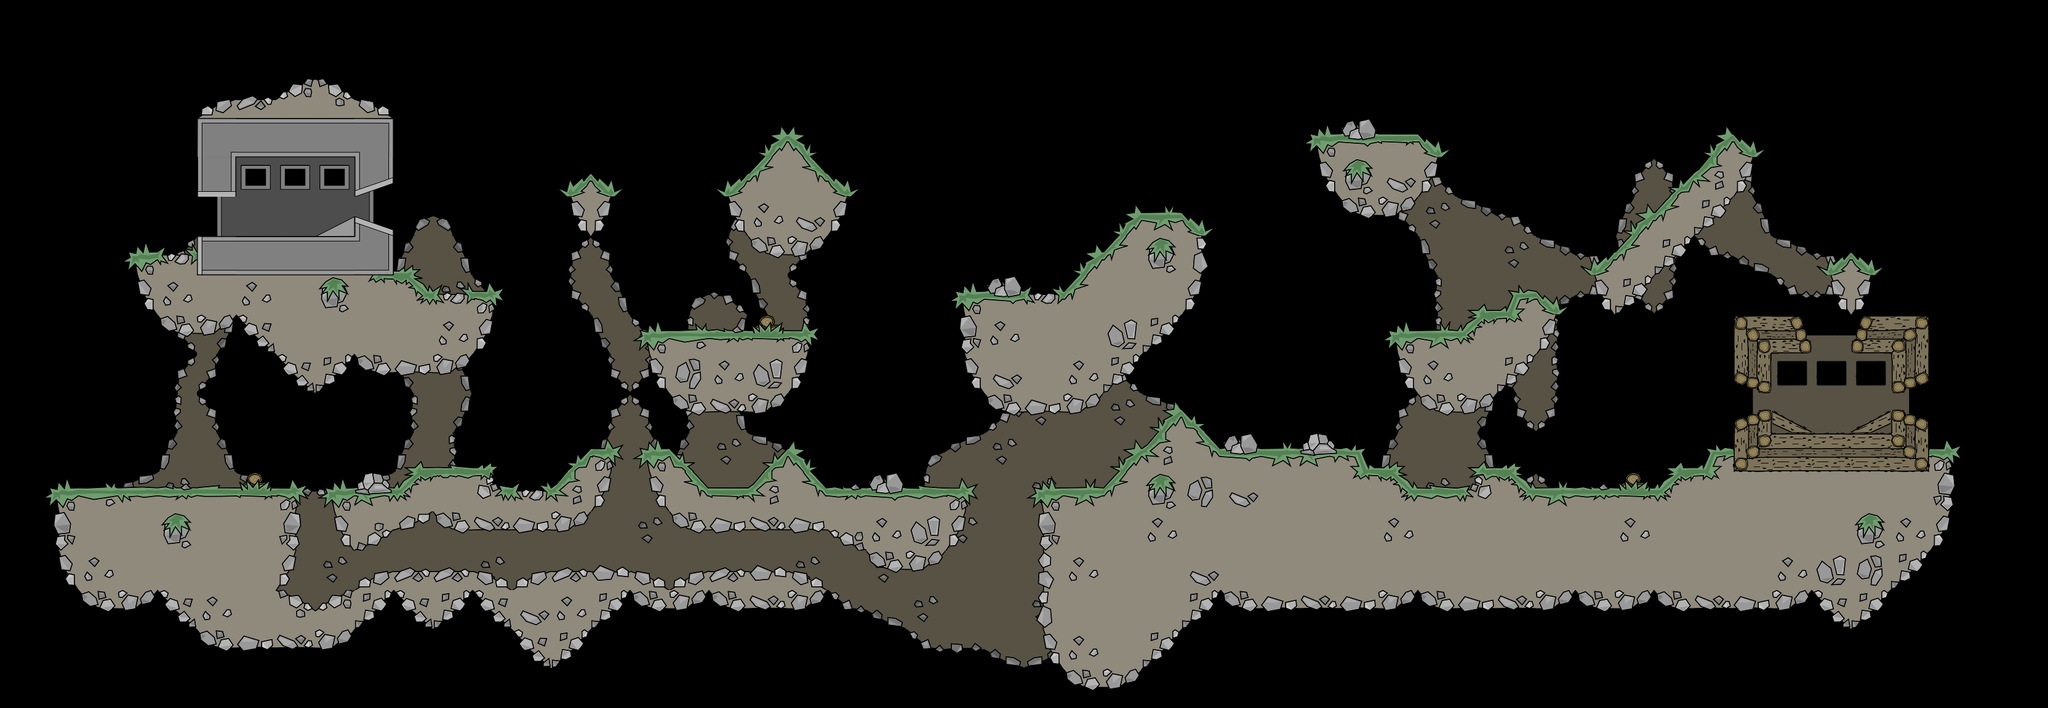

Below is a game level as drawn by its tile map, then a one-line description and the .tmx that defines it (tile-layer data replaced by summaries):
An orthogonal 52x18 tile map with 64x64 px tiles, 2 tile layers (tilebg, tile) and 23 objects (2x sp_p_04, 2x sp_p_05, 2x spritebg, wp_p_00, wp_p_02, ...).

<map version="1.0" orientation="orthogonal" width="52" height="18" tilewidth="64" tileheight="64">
 <tileset firstgid="1" source="t64_new.tsx" />
 <layer name="tilebg" width="52" height="18">
  <data>[936 cells, 212 non-empty, 35 distinct tile ids]</data>
 </layer>
 <layer name="tile" width="52" height="18">
  <data>[936 cells, 375 non-empty, 85 distinct tile ids]</data>
 </layer>
 <objectgroup name="objects" width="52" height="18">
  <object name="wp_p_00" x="1697" y="445">
   <properties>
    <property name="weapon" value="m93ba,smaw,machete,riot,phasr,emp" />
   </properties>
  </object>
  <object name="wp_p_02" x="1185" y="775">
   <properties>
    <property name="weapon" value="machete,m16,ak47,mp5,shotgun" />
   </properties>
  </object>
  <object name="wp_p_01" x="2076" y="705">
   <properties>
    <property name="weapon" value="shotgun,mp5,magnum" />
   </properties>
  </object>
  <object name="wp_p_03" x="2315" y="509">
   <properties>
    <property name="weapon" value="fragnade,machete,gasnade,emp,proxynade" />
   </properties>
  </object>
  <object name="wp_p_04" x="2975" y="687">
   <properties>
    <property name="weapon" value="m16,m93ba,ak47,smaw,m14" />
   </properties>
  </object>
  <object name="wp_p_05" x="477" y="365">
   <properties>
    <property name="weapon" value="ak47,m16,m93ba,smaw,m14" />
   </properties>
  </object>
  <object name="wp_p_06" x="2259" y="197">
   <properties>
    <property name="weapon" value="magnum,mp5,shotgun" />
   </properties>
  </object>
  <object name="wp_p_07" x="152" y="771">
   <properties>
    <property name="weapon" value="magnum,mp5,shotgun" />
   </properties>
  </object>
  <object name="wp_p_08" x="1294" y="518">
   <properties>
    <property name="weapon" value="fragnade,flame,gasnade,proxynade,emp" />
   </properties>
  </object>
  <object name="sp_p_00" x="353" y="32" />
  <object name="sp_p_01" x="1572" y="35" />
  <object name="sp_p_02" x="2787" y="33" />
  <object name="sp_p_04" x="1024" y="831" />
  <object name="sp_p_04" x="223" y="545" />
  <object name="sp_p_05" x="2345" y="724" />
  <object name="sp_p_05" x="1763" y="711" />
  <object name="sp_p_06" x="3069" y="462" />
  <object name="wp_p_12" x="1762" y="756">
   <properties>
    <property name="weapon" value="smaw,m93ba,machete,riot" />
   </properties>
  </object>
  <object name="wp_p_20" x="1524" y="760">
   <properties>
    <property name="weapon" value="healthpack" />
   </properties>
  </object>
  <object name="wp_p_21" x="1888" y="305">
   <properties>
    <property name="weapon" value="healthpack,boosttank,machete,proxynade" />
   </properties>
  </object>
  <object name="spritefg" x="1132" y="522">
   <properties>
    <property name="sprite" value="bushPalm" />
   </properties>
  </object>
  <object name="spritebg" x="1674" y="394">
   <properties>
    <property name="sprite" value="palmTree" />
   </properties>
  </object>
  <object name="spritebg" x="2608" y="724">
   <properties>
    <property name="sprite" value="bushFan" />
   </properties>
  </object>
 </objectgroup>
</map>
